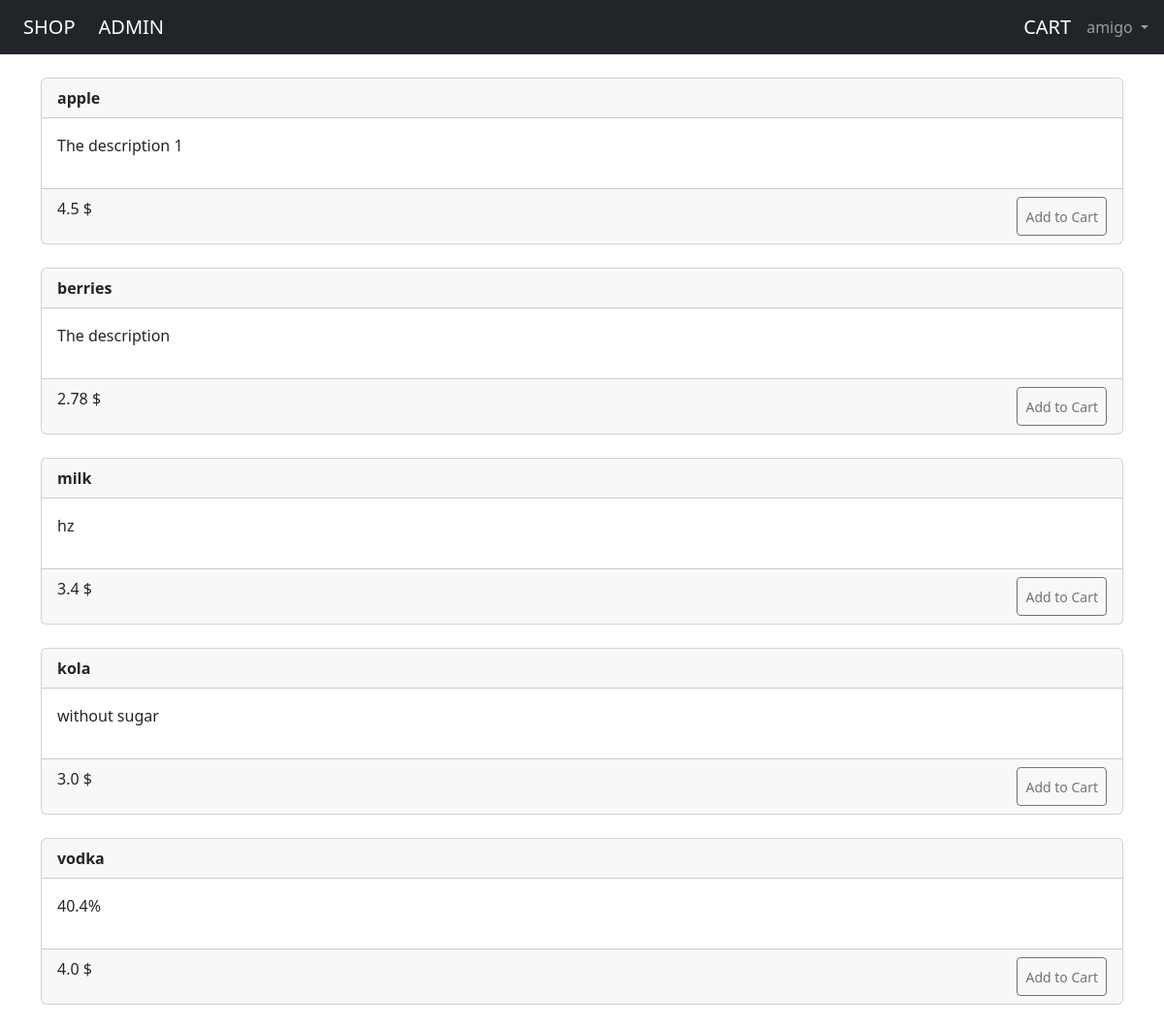
Screenshot of /home/ (signed in) with the database file from the repository.
### users_app/models.py (models this page shows, shortened)
class CustomUser(AbstractUser):
    phone_number = PhoneNumberField(null=False, unique=True, blank=False)
    is_admin = BooleanField(default=False)

### main_app/models.py (models this page shows, shortened)
class Product(Model):
    name = CharField(max_length=100)
    description = TextField()
    price = FloatField()

### main_app/views.py (the view)
# urls.py: path("", HomeView.as_view(), name="home"),
class HomeView(ListView):
    model = Product
    context_object_name = 'products'
    template_name = 'home.html'

### templates/home.html (shortened to what this page needs)
{% extends 'base.html' %}
{% block content %}
    {% for product in products %}
        <div class="card">
            <div class="card-header">
                <b><span class="font-weight-bold">{{ product.name }}</span></b>
            </div>
            <div class="card-body">
                <p>{{ product.description }}</p>
            </div>
            <div class="card-footer">
                <div class="d-flex justify-content-between">
                    <p>{{ product.price }} $</p>
                    {% if user.is_authenticated %}
                        <div class="d-flex justify-content-start">
                            <button class="btn btn-outline-secondary btn-sm btn-add" data-product-id="{{ product.id }}">
                                Add to Cart
                            </button>
                        </div>
                    {% endif %}
                </div>
            </div>
        </div>
        <br/>
    {% endfor %}
{% endblock %}

### templates/base.html (shortened to what this page needs)
<!DOCTYPE html>
<html lang="en">
<head>
    {% load bootstrap5 %}
    {% bootstrap_css %}
    <title>{% block title %}Shop{% endblock title %}</title></head>
<body>
<nav class="navbar navbar-expand-md navbar-dark bg-dark mb-4">
    <a class="navbar-brand ms-4" href="{% url 'home' %}">SHOP</a>
    {% if user.is_authenticated and user.is_admin %}
        <a class="navbar-brand ms-2" href="{% url 'admin_page' %}">ADMIN</a>
    {% endif %}
    <div class="collapse navbar-collapse" id="navbarCollapse">
        {% if user.is_authenticated %}
            <a class="navbar-brand ms-auto me-2" href="{% url "cart" %}">CART</a>
            <ul class="navbar-nav me-2">
                <li class="nav-item">
                    <a class="nav-link dropdown-toggle" href="#" id="userMenu" data-bs-toggle="dropdown"
                       aria-haspopup="true" aria-expanded="false">
                        {{ user.username }}
                    </a>
                </li>
            </ul>
        {% else %}
            <form class="form-inline ms-auto">
                <a href="{% url 'login' %}" class="btn btn-outline-secondary">Log in</a>
                <a href="{% url 'signup' %}" class="btn btn-primary ms-2 me-2">Sign up</a>
            </form>
        {% endif %}
    </div>
</nav>
<div class="container">
    {% block content %}
    {% endblock %}
</div>
</body>
</html>

### rows the page displays
CustomUser: username "amigo"
Product: name "apple", description "The description 1", price "4.5"
Product: name "berries", description "The description", price "2.78"
Product: name "milk", description "hz", price "3.4"
Product: name "kola", description "without sugar", price "3.0"
Product: name "vodka", description "40.4%", price "4.0"
